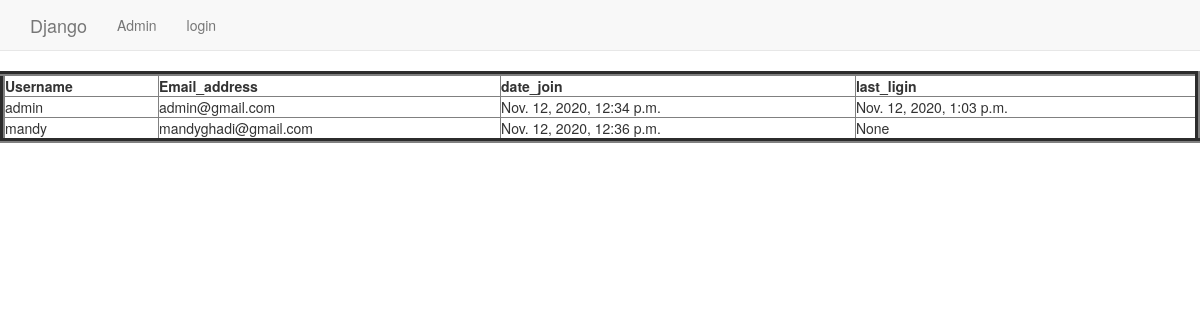
The app's page /basic_app/index1, older data.
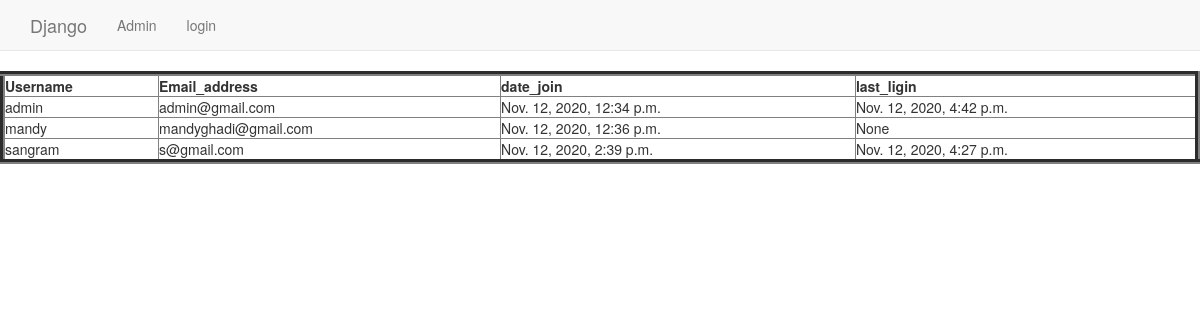
The same page, newer data.
### basic_app/models.py (models this page shows)
class CustUser(AbstractUser):
    SUPER_ADMIN = 1
    ADMIN = 2
    NORMAL_USER = 3
    ROLE_CHOICES = (
      (SUPER_ADMIN,'super_admin'),
      (ADMIN,'admin'),
      (NORMAL_USER,'normal_user'),
    )
    role = models.PositiveSmallIntegerField(choices=ROLE_CHOICES,default=NORMAL_USER)

### basic_app/views.py (the view)
# urls.py: path('index1',views.index1,name='index1')
def index1(request):
    custuser=CustUser.objects.all() #to fetch all record
    date_dict={'custuser':custuser}
    return render(request,'basic_app/base1.html',date_dict)

### templates/basic_app/base1.html
{% extends 'basic_app/base.html' %}
{% block body_block %}
        <table id="example" class="display" style="width:100%" border=5>
        <thead>
            <tr>
                <th>Username</th>
                <th>Email_address</th>
                <th>date_join</th>
                <th>last_ligin</th>
            </tr>
        </thead>
             {% for acc in custuser %}
                <tr>
                    <td>{{acc.username}}</td>
                    <td>{{acc.email}}</td>
                    <td>{{acc.date_joined}}</td>
                    <td>{{acc.last_login}}</td>
                </tr>
            {% endfor %}
    </table>
    {% endblock  %}

### templates/basic_app/base.html (shortened to what this page needs)
<!DOCTYPE html>
<html>
    <head>
        <link rel="stylesheet" href="https://stackpath.bootstrapcdn.com/bootstrap/3.4.1/css/bootstrap.min.css">
        <link rel="stylesheet" href= "https://cdn.datatables.net/1.10.22/css/jquery.dataTables.min.css">
        </head>
    <body>
        <nav class= "navbar navbar-default navbar-static-top">
            <div class="container">
                <ul class="nav navbar-nav">
                    <li><a class= 'navbar-brand' href ="{% url 'basic_app:index'%}">Django</a>
                    <li><a class= 'navbar-link' href ="{% url 'admin:index'%}">Admin</a>
                    <li><a class= 'navbar-link' href ="{% url 'basic_app:login' %}">login</a>
                </ul>
            </div>
        </nav>
        {% block body_block %}
        {% endblock  %}

Row changes from the older to the newer data that the page shows:
changed CustUser "admin": last_login "Nov. 12, 2020, 1:03 p.m." → "Nov. 12, 2020, 4:42 p.m."
added CustUser: username "sangram", email "s@gmail.com", date_joined "Nov. 12, 2020, 2:39 p.m.", last_login "Nov. 12, 2020, 4:27 p.m."
